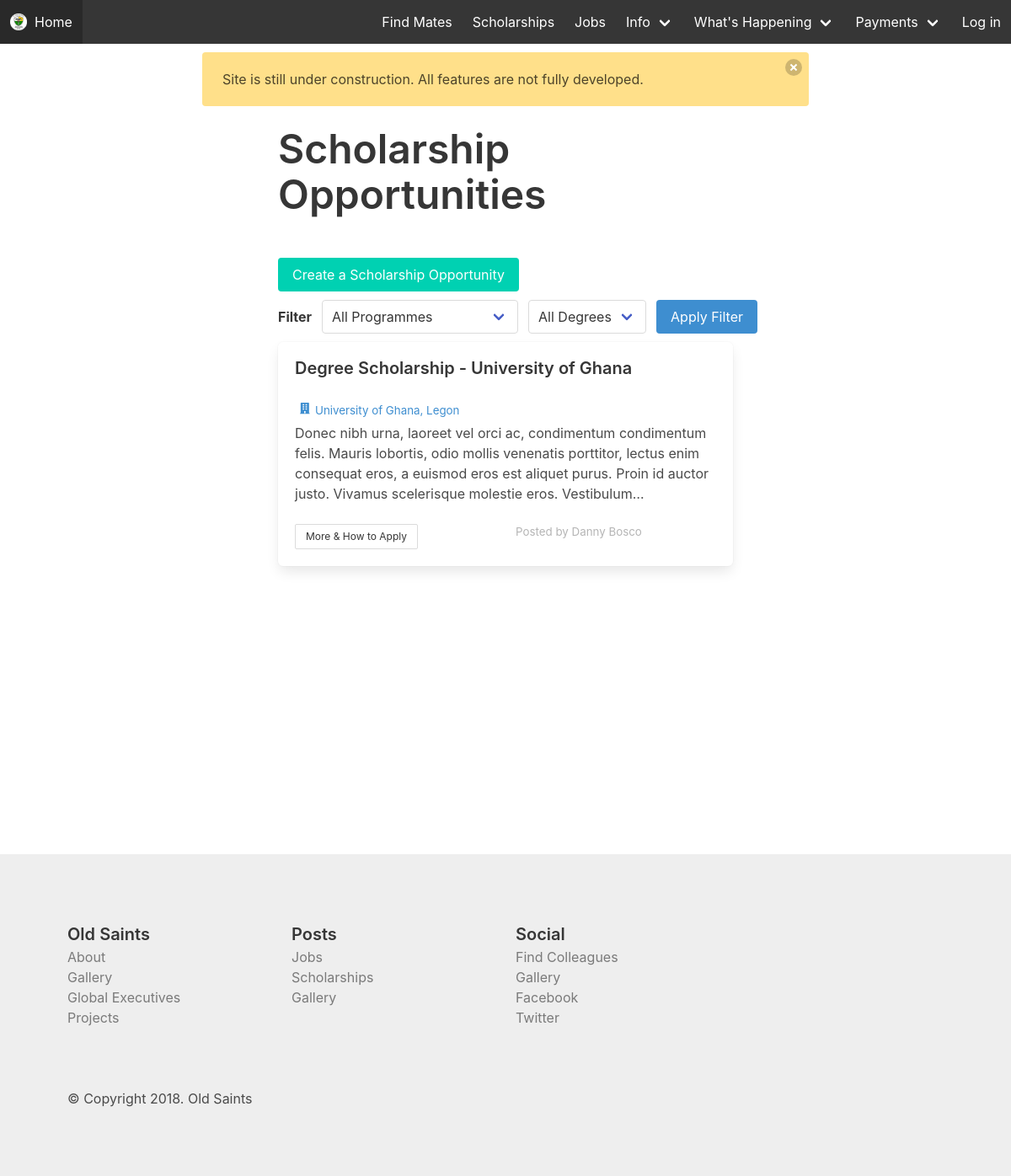
The app's page /scholarships/, older data.
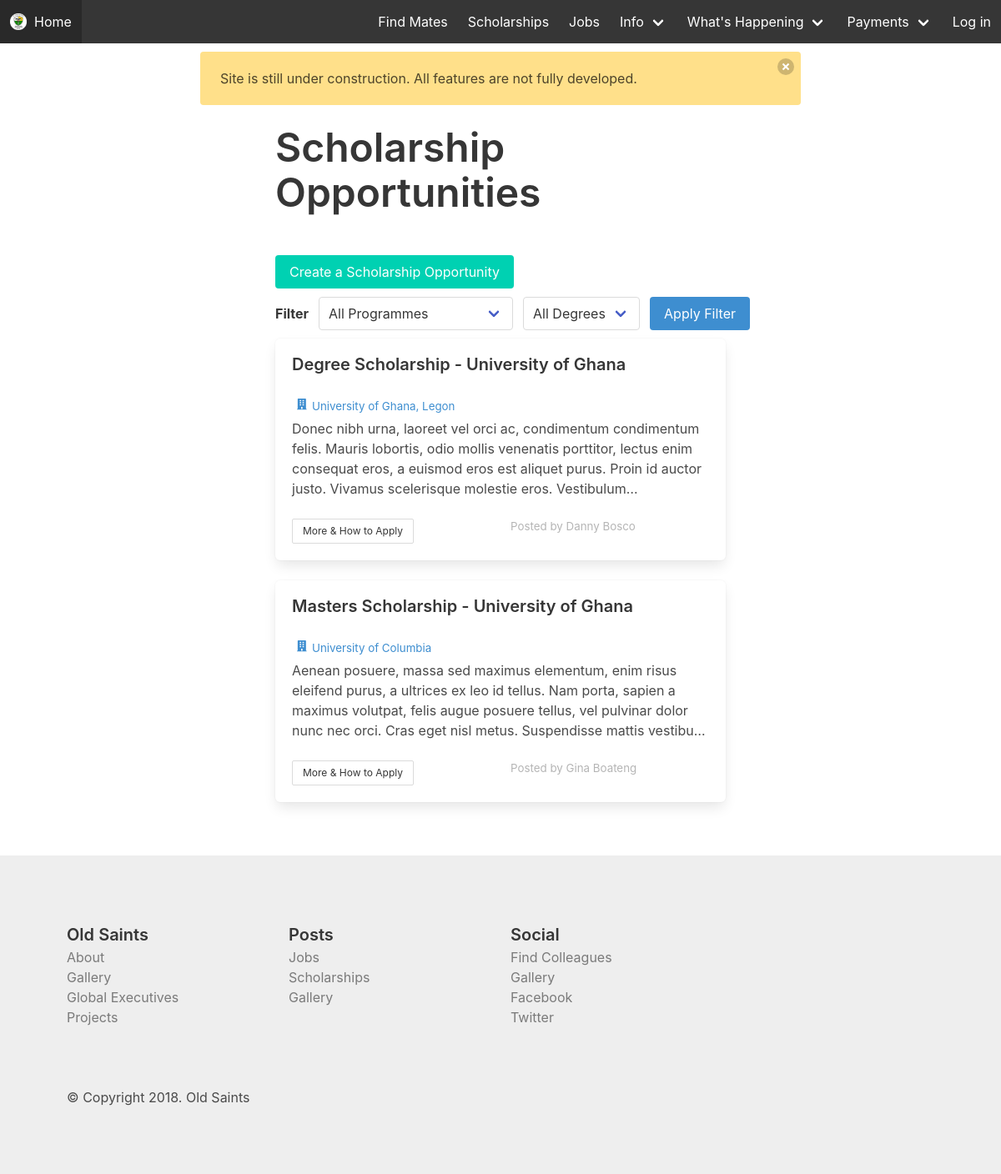
The same page, newer data.
### web/models.py (models this page shows, shortened)
class Scholarship(models.Model):
    posted_by = models.ForeignKey(Alumnum, related_name="scholarships", on_delete=models.CASCADE)
    title = models.CharField(max_length=70)
    school = models.CharField(max_length=70)
    description = models.TextField()
    posted_on = models.DateTimeField(auto_now_add=True)
    how_to_apply = models.CharField(max_length=70)

class Alumnum(models.Model):
    user = models.OneToOneField(User, related_name="alumnum", on_delete=models.CASCADE)
    mobile = models.CharField(max_length=17)
    telephone = models.CharField(max_length=17, blank=True)
    whatsapp = models.CharField(max_length=17, blank=True)
    facebook = models.CharField(max_length=100, blank=True)
    twitter = models.CharField(max_length=100, blank=True)
    instagram = models.CharField(max_length=100, blank=True)
    address_line_1 = models.CharField(max_length=50)
    address_line_2 = models.CharField(max_length=50)
    year_of_completion = models.IntegerField()
    exam_type = models.CharField(max_length=20) # o/a level, sss, wassce
    house = models.ForeignKey(House, related_name="alumni", on_delete=models.CASCADE)
    chapter = models.ForeignKey(Chapter, related_name="alumni", on_delete=models.CASCADE)
    member_id = models.CharField(max_length=20)
    profession = models.CharField(max_length=100)
    nickname = models.CharField(max_length=70, blank=True)
    reference_1 = models.TextField(blank=True)
    reference_2 = models.TextField(blank=True)
    verified = models.BooleanField(default=False)
    class Meta:
        verbose_name_plural = "Alumni"
    def __str__(self):
        return self.user.get_full_name()

### web/views.py (the view)
# urls.py: url(r'^scholarships/$', views.scholarships, name="scholarships"),
def scholarships(request):
    context = {
        'scholarships': Scholarship.objects.all()
    }
    return render(request, 'web/scholarships.html', context)

### web/templates/web/scholarships.html (shortened to what this page needs)
{% extends "web/base.html" %} {% block main_title %} Scholarships {% endblock main_title %} {% block content %}
<div class="container centered-div">
    <div style="margin-top: 10px;">
        <p class="is-1 title" style="margin-bottom: 1em;">
            Scholarship
            <br>Opportunities
        </p>
        <a href="{% url 'web:create_scholarship_post' %}" class="button is-primary">Create a Scholarship Opportunity</a>
        <form action="" method="POST">
            <div class="level" style="margin-top: 10px;">
                <div class="level-left">
                    <div class="level-item">
                        <strong>Filter</strong>
                    </div>
                    <div class="level-item">
                        <div class="control">
                            <div class="select">
                                <select name="profession" id="">
                                    <option value="all">All Programmes</option>
                                </select>
                            </div>
                        </div>
                    </div>
                    <div class="level-item">
                        <div class="control">
                            <div class="select">
                                <select name="profession" id="">
                                    <option value="all">All Degrees</option>
                                </select>
                            </div>
                        </div>
                    </div>
                    <div class="level-item">
                        <button class="button is-info">Apply Filter</button>
                    </div>
                </div>
            </div>
        </form>
    </div>
    {% for scholarship in scholarships %}
    <div class="box" style="margin-top: 10px;">
        <h5 class="is-5 title">{{ scholarship.title }}</h5>
        <p style="font-size: 10pt; margin-bottom: 5px;" class="has-text-info">
            <span class="icon">
                <i class="fas fa-building"></i>
            </span>{{ scholarship.school }}</p>
        <p>{{ scholarship.description|truncatechars:250 }}</p>
        <br>
        <div class="columns">
            <div class="column">
                <a class="button is-small" href="{% url 'web:scholarship_detail' scholarship.id %}">More &amp; How to Apply</a>
            </div>
            <div class="column">
                <p class="has-text-grey-light" style="font-size: 10pt;">Posted by {{scholarship.posted_by}}</p>
            </div>
        </div>
    </div>
    {% endfor %}
</div>
{% endblock content %}

Row changes from the older to the newer data that the page shows:
added Scholarship: title "Masters Scholarship - University of Ghana", school "University of Columbia", description "Aenean posuere, massa sed maximus elementum, enim risus eleifend purus, a ultrices ex leo id tellus. Nam porta, sapien a maximus volutpat, felis augue posuere tellus, vel pulvinar dolor nunc nec orci. Cras eget nisl metus. Suspendisse mattis vestibu…", posted_by "Gina Boateng"
